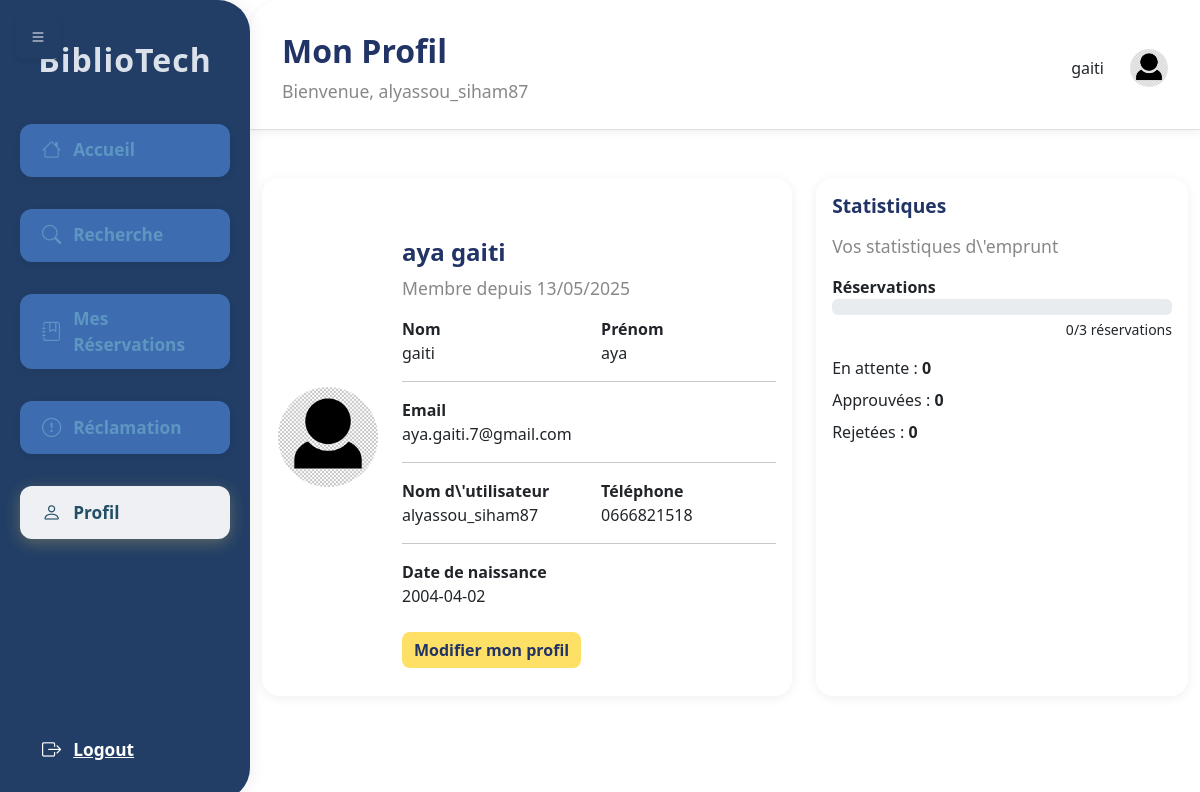
The page /views/user/profil.php (signed in) on the database its author committed.
### tables this page shows
CREATE TABLE `etudiant` (
  `id` int(10) UNSIGNED NOT NULL,
  `nom` varchar(100) NOT NULL,
  `prenom` varchar(100) NOT NULL,
  `email` varchar(150) NOT NULL,
  `photo` varchar(255) DEFAULT 'default-avatar.png',
  `telephone` char(10) DEFAULT NULL,
  `date_naissance` date DEFAULT NULL,
  `username` varchar(100) NOT NULL,
  `password` varchar(255) NOT NULL,
  `role` enum('etudiant','admin') NOT NULL DEFAULT 'etudiant',
  `is_active` tinyint(1) NOT NULL DEFAULT 0,
  `verification_token` varchar(255) DEFAULT NULL,
  `email_verified_at` datetime DEFAULT NULL,
  `reset_token` varchar(255) DEFAULT NULL,
  `reset_token_expiry` datetime DEFAULT NULL,
  `date_inscription` datetime NOT NULL DEFAULT current_timestamp(),
  `updated_at` timestamp NOT NULL DEFAULT current_timestamp() ON UPDATE current_timestamp(),
  `photoprofil` varchar(255) DEFAULT NULL
);

### views/user/profil.php (the view, shortened to what this page needs)
<?php
$pdo = new PDO('mysql:host=localhost;dbname=online-library', 'root', '');
$etudiant_id = $_SESSION['user_id'] ?? null;
$stmt = $pdo->prepare('SELECT * FROM etudiant WHERE id = ?');
$stmt->execute([$etudiant_id]);
$etudiant = $stmt->fetch(PDO::FETCH_ASSOC);
$stats = ['en_attente' => 0, 'acceptee' => 0, 'refusee' => 0];
$total = 0;
$topBar = '<div class="top-bar">
    <div>
        <h3>Mon Profil</h3>
        <div class="text-muted">Bienvenue, ' . htmlspecialchars($etudiant['username']) . '</div>
    </div>
    <div class="d-flex align-items-center">
        <span class="me-3">' . htmlspecialchars($etudiant['nom']) . '</span>
        <img src="/Projet-Cherradi/public/uploads/profils/' . htmlspecialchars($etudiant['photoprofil'] ?? 'default.png') . '" alt="Photo de profil" style="width:38px;height:38px;object-fit:cover;border-radius:50%;margin-left:10px;">
    </div>
</div>';
?>
<div class="row align-items-stretch">
    <div class="col-md-7 d-flex">
        <div class="card mb-4 h-100 w-100">
            <div class="card-body d-flex align-items-center">
                <img src="/Projet-Cherradi/public/uploads/profils/<?php echo htmlspecialchars($etudiant['photoprofil'] ?? 'default.png'); ?>"
                    class="rounded-circle me-4" width="100" height="100" alt="photoprofil">
                <div style="width:100%">
                    <h4><?php echo htmlspecialchars($etudiant['prenom'] . ' ' . $etudiant['nom']); ?></h4>
                    <div class="text-muted mb-3">Membre depuis
                        <?php echo date('d/m/Y', strtotime($etudiant['date_inscription'])); ?>
                    </div>
                    <div class="row mb-2">
                        <div class="col-6">
                            <div class="fw-bold">Nom</div>
                            <div><?php echo htmlspecialchars($etudiant['nom']); ?></div>
                        </div>
                        <div class="col-6">
                            <div class="fw-bold">Prénom</div>
                            <div><?php echo htmlspecialchars($etudiant['prenom']); ?></div>
                        </div>
                    </div>
                    <hr>
                    <div class="mb-2">
                        <div class="fw-bold">Email</div>
                        <div><?php echo htmlspecialchars($etudiant['email']); ?></div>
                    </div>
                    <hr>
                    <div class="row mb-2">
                        <div class="col-6">
                            <div class="fw-bold">Nom d\'utilisateur</div>
                            <div><?php echo htmlspecialchars($etudiant['username']); ?></div>
                        </div>
                        <div class="col-6">
                            <div class="fw-bold">Téléphone</div>
                            <div><?php echo htmlspecialchars($etudiant['telephone']); ?></div>
                        </div>
                    </div>
                    <hr>
                    <div class="mb-2">
                        <div class="fw-bold">Date de naissance</div>
                        <div><?php echo htmlspecialchars($etudiant['date_naissance']); ?></div>
                    </div>
                    <a href="/Projet-Cherradi/views/user/edit_profil.php" class="btn btn-yellow-custom mt-3">Modifier mon profil</a>
                </div>
            </div>
        </div>
    </div>
    <div class="col-md-5 d-flex">
        <div class="card mb-4 h-100 w-100">
            <div class="card-body">
                <h5 class="card-title mb-3">Statistiques</h5>
                <div class="mb-3 text-muted">Vos statistiques d\'emprunt</div>
                <div class="mb-3">
                    <strong>Réservations</strong>
                    <div class="progress mb-1">
                    </div>
                    <div class="text-end small"><?php echo $total; ?>/3 réservations</div>
                </div>
                <div class="mb-2">En attente : <strong><?php echo $stats['en_attente']; ?></strong></div>
                <div class="mb-2">Approuvées : <strong><?php echo $stats['acceptee']; ?></strong></div>
                <div class="mb-2">Rejetées : <strong><?php echo $stats['refusee']; ?></strong></div>
            </div>
        </div>
    </div>
</div>
<?php
require_once __DIR__ . '/../layouts/layout_user.php';

### views/layouts/layout_user.php (style rules this page uses)
body { background: url('') center/cover no-repeat fixed; min-height: 100vh; position: relative; }
.main-content-biblio .top-bar { background: rgba(255, 255, 255, 0.97); border-bottom: 1px solid #e0e0e0; padding: 32px 32px 24px 32px; border-top-left-radius: 32px; display: flex; justify-content: space-between; align-items: center; box-shadow: 0 2px 8px #0001; }
.main-content-biblio h3 { font-size: 2rem; font-weight: 700; color: #223366; }
.main-content-biblio .text-muted { color: #888 !important; font-size: 1.1rem; }
.main-content-biblio .card { border-radius: 18px; box-shadow: 0 2px 12px #0001; border: none; background: rgba(255, 255, 255, 0.97); }
.main-content-biblio .card-title { color: #223366; font-weight: 600; font-size: 1.2rem; }
.main-content-biblio h4 { color: #223366; font-weight: 700; margin-top: 2rem; }
.btn-yellow-custom { background-color: #ffe066; color: #223366; border: none; font-weight: 600; border-radius: 8px; transition: background 0.2s, color 0.2s; }

### rows shown on the page
etudiant: username "alyassou_siham87", nom "gaiti", prenom+nom "aya gaiti", date_inscription "13/05/2025", prenom "aya", email "aya.gaiti.7@gmail.com", telephone "0666821518", date_naissance "2004-04-02"

### other values the page prints
$total "0"
$stats['en_attente'] "0"
$stats['acceptee'] "0"
$stats['refusee'] "0"
